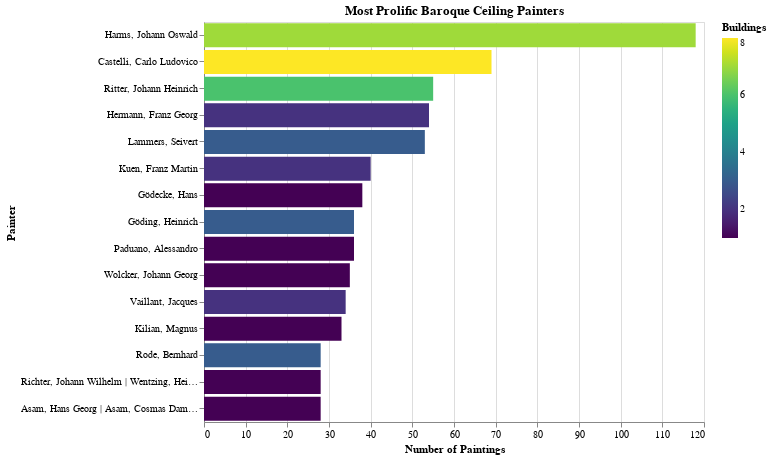

This figure's notebook cell:
### Code cell
# =============================================================================
# CELL 11: Top Painters Analysis
# =============================================================================
# NOTE: Using the 'painters' column from paintings table directly instead of
# painting_persons junction table, because the junction table incorrectly splits
# names like "Harms, Johann Oswald" into "Harms" and "Johann Oswald"

print("🎨 TOP PAINTERS")
print("=" * 60)

painters_df = con.execute("""
    SELECT 
        painters as person_name,
        COUNT(DISTINCT nfdi_uri) as painting_count,
        COUNT(DISTINCT building_id) as building_count,
        MIN(year_start) as active_from,
        MAX(year_end) as active_until
    FROM paintings
    WHERE painters IS NOT NULL AND painters != ''
    GROUP BY painters
    HAVING COUNT(DISTINCT nfdi_uri) >= 2
    ORDER BY painting_count DESC
    LIMIT 25
""").pl()

print(painters_df)

# Visualization
if len(painters_df) > 0:
    chart = alt.Chart(painters_df.head(15).to_pandas()).mark_bar().encode(
        x=alt.X('painting_count:Q', title='Number of Paintings'),
        y=alt.Y('person_name:N', sort='-x', title='Painter'),
        color=alt.Color('building_count:Q', 
                       scale=alt.Scale(scheme='viridis'),
                       title='Buildings'),
        tooltip=['person_name', 'painting_count', 'building_count', 'active_from', 'active_until']
    ).properties(
        title='Most Prolific Baroque Ceiling Painters',
        width=500,
        height=400
    )
    ipython_display(chart)

### Figure 1 — Vega-Lite specification as saved in the notebook (floating-point values rounded to 4 significant figures)
{"config": {"view": {"continuousWidth": 300, "continuousHeight": 300}}, "data": {"name": "data-c8a86f0eb85dc863c824f1829b17a45b"}, "mark": {"type": "bar"}, "encoding": {"color": {"field": "building_count", "scale": {"scheme": "viridis"}, "title": "Buildings", "type": "quantitative"}, "tooltip": [{"field": "person_name", "type": "nominal"}, {"field": "painting_count", "type": "quantitative"}, {"field": "building_count", "type": "quantitative"}, {"field": "active_from", "type": "quantitative"}, {"field": "active_until", "type": "quantitative"}], "x": {"field": "painting_count", "title": "Number of Paintings", "type": "quantitative"}, "y": {"field": "person_name", "sort": "-x", "title": "Painter", "type": "nominal"}}, "height": 400, "title": "Most Prolific Baroque Ceiling Painters", "width": 500, "$schema": "https://vega.github.io/schema/vega-lite/v6.1.0.json", "datasets": {"data-c8a86f0eb85dc863c824f1829b17a45b": [{"person_name": "Harms, Johann Oswald", "painting_count": 118, "building_count": 7, "active_from": 1569, "active_until": 1780}, {"person_name": "Castelli, Carlo Ludovico", "painting_count": 69, "building_count": 8, "active_from": 1683, "active_until": 1770}, {"person_name": "Ritter, Johann Heinrich", "painting_count": 55, "building_count": 6, "active_from": 1580, "active_until": 1780}, {"person_name": "Hermann, Franz Georg", "painting_count": 54, "building_count": 2, "active_from": 1729, "active_until": 1742}, {"person_name": "Lammers, Seivert", "painting_count": 53, "building_count": 3, "active_from": 1670, "active_until": 1750}, {"person_name": "Kuen, Franz Martin", "painting_count": 40, "building_count": 2, "active_from": 1751, "active_until": 1758}, {"person_name": "Gödecke, Hans", "painting_count": 38, "building_count": 1, "active_from": 1595, "active_until": 1697}, {"person_name": "Göding, Heinrich", "painting_count": 36, "building_count": 3, "active_from": 1559, "active_until": 1591}, {"person_name": "Paduano, Alessandro", "painting_count": 36, "building_count": 1, "active_from": 1500, "active_until": 1748}, {"person_name": "Wolcker, Johann Georg", "painting_count": 35, "building_count": 1, "active_from": 1739, "active_until": 1766}, {"person_name": "Vaillant, Jacques", "painting_count": 34, "building_count": 2, "active_from": 1680, "active_until": 1775}, {"person_name": "Kilian, Magnus", "painting_count": 33, "building_count": 1, "active_from": 1601, "active_until": 1720}, {"person_name": "Rode, Bernhard", "painting_count": 28, "building_count": 3, "active_from": 1720, "active_until": 1993}, {"person_name": "Richter, Johann Wilhelm | Wentzing, Heinrich Richard | Lammers, Seivert", "painting_count": 28, "building_count": 1, "active_from": 1690, "active_until": 1703}, {"person_name": "Asam, Hans Georg | Asam, Cosmas Damian | Asam, Maria Theresia", "painting_count": 28, "building_count": 1, "active_from": 1670, "active_until": 1705}]}}
